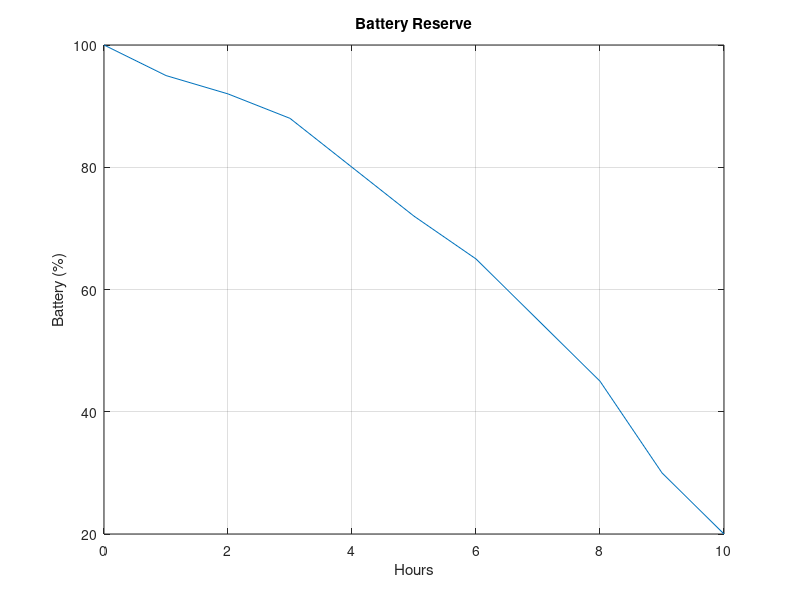

Source code (MATLAB):
time = 0:10;



battery=[

100
95
92
88
80
72
65
55
45
30
20

];



plot(time,battery)



grid on



xlabel('Hours')



ylabel('Battery (%)')



title('Battery Reserve')
